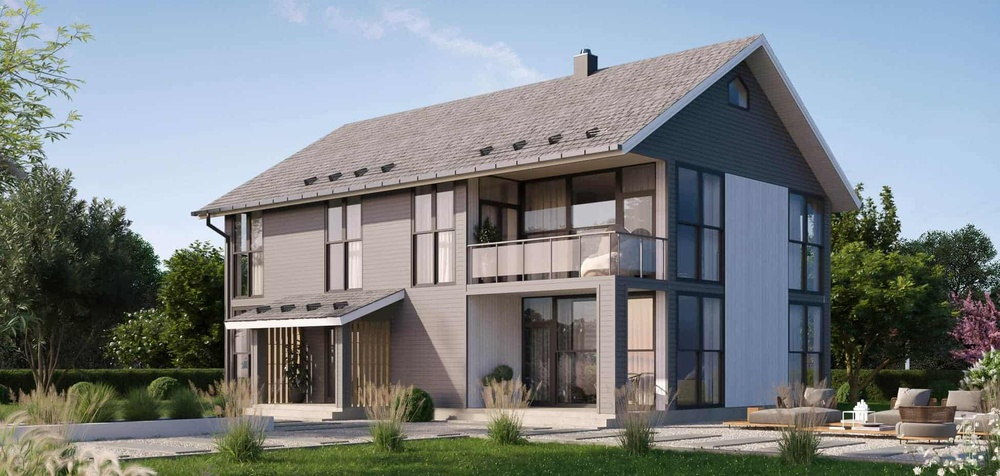
#> input picture SingleCORE/Canny Edge Algorithm/house.jpg, 1000 x 476 px, shrunk from 1950 x 928 before the run
$ python PrewittEdgeDetector.py
#> lines starting #> are read from the running program, lines starting #| are printed output that depends on the picture
import numpy as np
from PIL import Image
import matplotlib.pyplot as plt

# Open the image
img = np.array(Image.open('house.jpg')).astype(np.uint8)
#> img is the input picture: shape (476, 1000, 3); mean R, G, B 125.9, 131.3, 133.5

# Apply gray scale
gray_img = np.round(0.299 * img[:, :, 0] +
                    0.587 * img[:, :, 1] +
                    0.114 * img[:, :, 2]).astype(np.uint8)
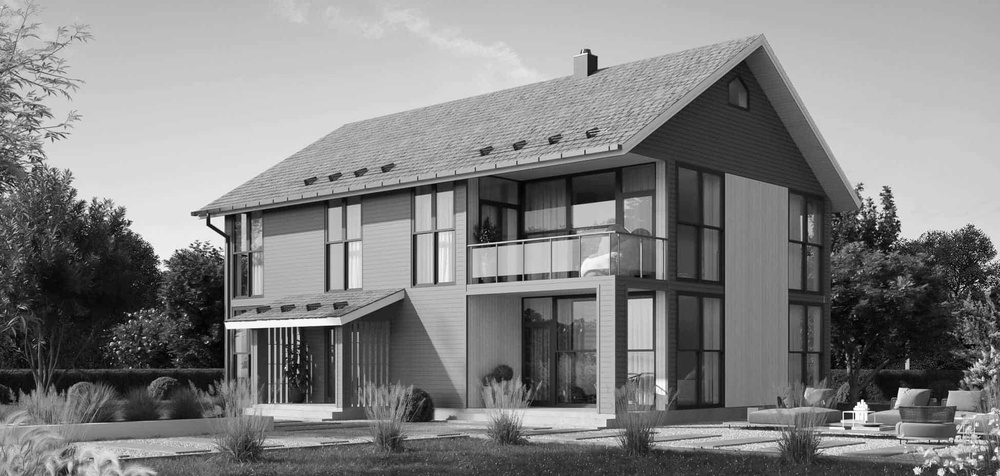
#> gray_img: shape (476, 1000); min 0, max 255, mean 129.9

# Prewitt Operator
h, w = gray_img.shape
#> h = 476; w = 1000
# define filters
horizontal = np.array([[-1, 0, 1], [-1, 0, 1], [-1, 0, 1]])  # s2
vertical = np.array([[-1, -1, -1], [0, 0, 0], [1, 1, 1]])  # s1

# define images with 0s
newgradientImage = np.zeros((h, w))

# offset by 1
for i in range(1, h - 1):
    for j in range(1, w - 1):
        horizontalGrad = (horizontal[0, 0] * gray_img[i - 1, j - 1]) + \
                         (horizontal[0, 1] * gray_img[i - 1, j]) + \
                         (horizontal[0, 2] * gray_img[i - 1, j + 1]) + \
                         (horizontal[1, 0] * gray_img[i, j - 1]) + \
                         (horizontal[1, 1] * gray_img[i, j]) + \
                         (horizontal[1, 2] * gray_img[i, j + 1]) + \
                         (horizontal[2, 0] * gray_img[i + 1, j - 1]) + \
                         (horizontal[2, 1] * gray_img[i + 1, j]) + \
                         (horizontal[2, 2] * gray_img[i + 1, j + 1])

        verticalGrad = (vertical[0, 0] * gray_img[i - 1, j - 1]) + \
                       (vertical[0, 1] * gray_img[i - 1, j]) + \
                       (vertical[0, 2] * gray_img[i - 1, j + 1]) + \
                       (vertical[1, 0] * gray_img[i, j - 1]) + \
                       (vertical[1, 1] * gray_img[i, j]) + \
                       (vertical[1, 2] * gray_img[i, j + 1]) + \
                       (vertical[2, 0] * gray_img[i + 1, j - 1]) + \
                       (vertical[2, 1] * gray_img[i + 1, j]) + \
                       (vertical[2, 2] * gray_img[i + 1, j + 1])

        # Edge Magnitude
        mag = np.sqrt(pow(horizontalGrad, 2.0) + pow(verticalGrad, 2.0))
        newgradientImage[i - 1, j - 1] = mag
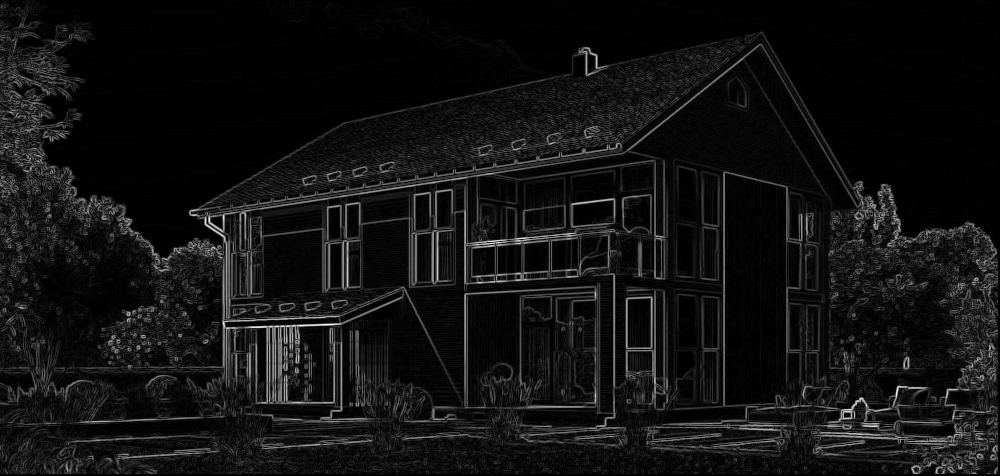
#> newgradientImage: shape (476, 1000) float64; min 0, max 722.5, mean 52.3; drawn with min black and max white


plt.figure()
plt.title('Prewitt_House')
plt.imsave('prewitt_house.jpg', newgradientImage, cmap='gray')
plt.imshow(newgradientImage, cmap='gray')
plt.show()
